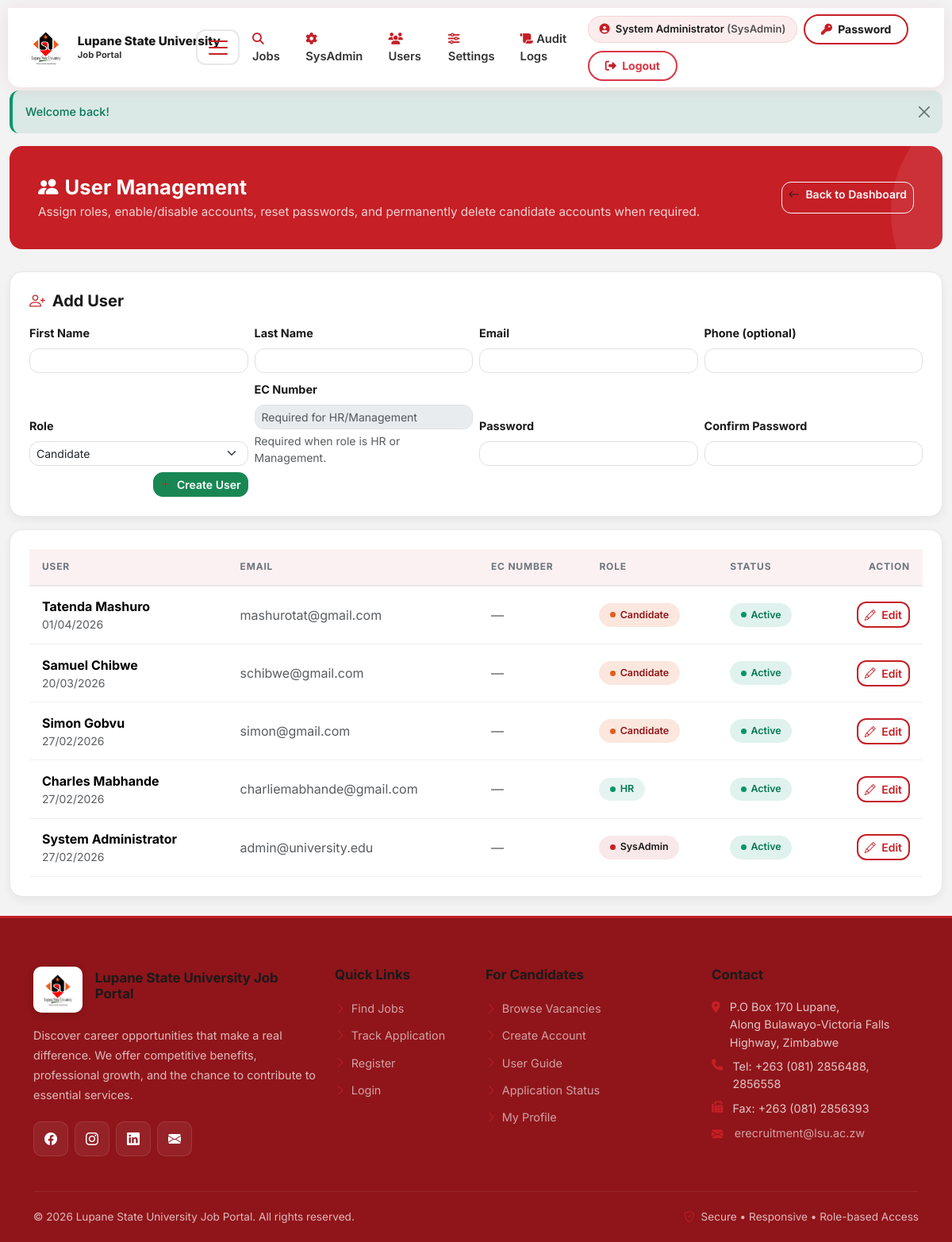
The page /admin/users.php (signed in) on the database as committed earlier.
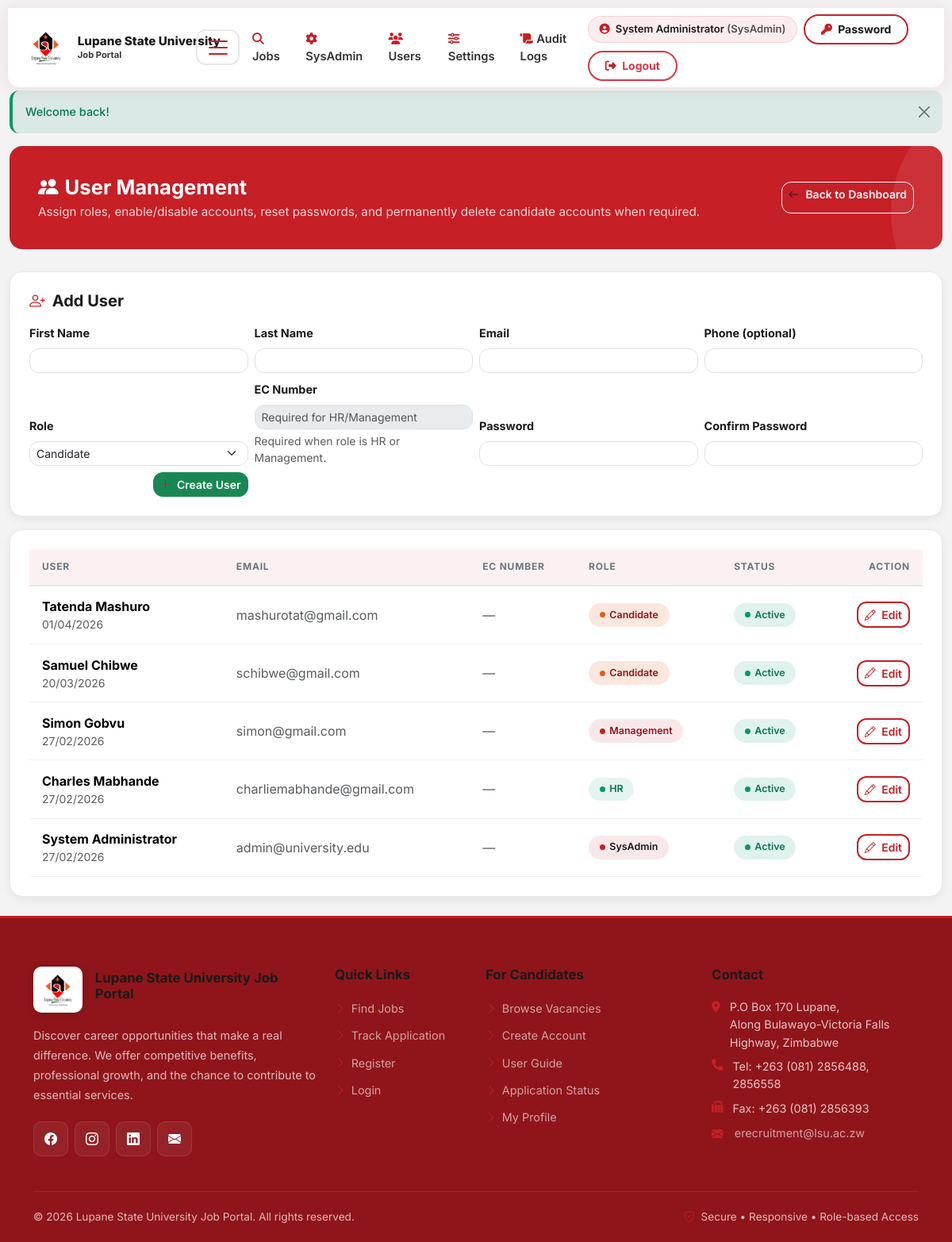
The same page on the database as committed later.
### tables this page shows
CREATE TABLE `users` (
  `user_id` int(11) NOT NULL,
  `email` varchar(255) NOT NULL,
  `password` varchar(255) NOT NULL,
  `role_id` int(11) NOT NULL DEFAULT 1,
  `first_name` varchar(100) NOT NULL,
  `last_name` varchar(100) NOT NULL,
  `phone` varchar(20) DEFAULT NULL,
  `is_active` tinyint(1) NOT NULL DEFAULT 1,
  `email_verified` tinyint(1) NOT NULL DEFAULT 0,
  `verification_token` varchar(255) DEFAULT NULL,
  `reset_token` varchar(255) DEFAULT NULL,
  `reset_token_expiry` datetime DEFAULT NULL,
  `last_login` datetime DEFAULT NULL,
  `created_at` timestamp NOT NULL DEFAULT current_timestamp(),
  `updated_at` timestamp NOT NULL DEFAULT current_timestamp() ON UPDATE current_timestamp()
);

CREATE TABLE `roles` (
  `role_id` int(11) NOT NULL,
  `role_name` varchar(50) NOT NULL,
  `permissions` text DEFAULT NULL COMMENT 'JSON permissions',
  `created_at` timestamp NOT NULL DEFAULT current_timestamp()
);

### includes/security.php (called while the page is built, shortened)
<?php
function escape($string) {
    return htmlspecialchars($string, ENT_QUOTES, 'UTF-8');
}

### includes/functions.php (called while the page is built, shortened)
<?php
function formatDateDisplay($date) {
    try {
        return (new DateTime($date))->format('d/m/Y');
    } catch (Exception $e) {
        return '';
    }
}

### admin/users.php (the view, shortened to what the changed rows need)
<?php
$db = getDBConnection();
$users = $db->query("
    SELECT u.user_id, u.email, u.first_name, u.last_name, u.phone, u.ec_number, u.is_active, u.role_id, r.role_name, u.created_at
    FROM users u
    JOIN roles r ON u.role_id = r.role_id
    ORDER BY u.created_at DESC
    LIMIT 300
")->fetchAll();
require_once BASE_PATH . '/includes/header.php';
?>
<div class="page-header d-flex flex-column flex-md-row justify-content-between align-items-md-center gap-3">
    <div>
        <h1><i class="bi bi-people-fill me-2"></i>User Management</h1>
    </div>
</div>
<div class="card animate-in">
    <div class="card-body">
        <div class="table-responsive">
            <table class="table mb-0">
                <thead>
                    <tr>
                        <th>User</th>
                        <th>Email</th>
                        <th>EC Number</th>
                        <th>Role</th>
                        <th>Status</th>
                        <th class="text-end">Action</th>
                    </tr>
                </thead>
                <tbody>
                    <?php foreach ($users as $u): ?>
                        <tr>
                            <td>
                                <div class="fw-bold"><?php echo escape($u['first_name'] . ' ' . $u['last_name']); ?></div>
                                <div class="small text-muted"><?php echo escape(formatDateDisplay($u['created_at'])); ?></div>
                            </td>
                            <td class="text-muted"><?php echo escape($u['email']); ?></td>
                            <td class="text-muted"><?php echo escape(trim((string)($u['ec_number'] ?? '')) !== '' ? (string)$u['ec_number'] : '—'); ?></td>
                            <td>
                                <?php
                                $roleBadges = ['Candidate' => 'status-under-review', 'HR' => 'status-shortlisted', 'Management' => 'status-interview', 'SysAdmin' => 'status-offer'];
                                $cls = $roleBadges[$u['role_name']] ?? 'status-pending';
                                ?>
                                <span class="status-badge <?php echo $cls; ?>"><?php echo escape($u['role_name']); ?></span>
                            </td>
                            <td>
                                <?php if ((int)$u['is_active'] === 1): ?>
                                    <span class="status-badge status-active">Active</span>
                                <?php else: ?>
                                    <span class="status-badge status-rejected">Disabled</span>
                                <?php endif; ?>
                            </td>
                            <td class="text-end">
                                <button class="btn btn-sm btn-outline-primary" type="button" data-bs-toggle="collapse" data-bs-target="#e<?php echo (int)$u['user_id']; ?>">
                                    <i class="bi bi-pencil me-1"></i> Edit
                                </button>
                            </td>
                        </tr>
                    <?php endforeach; ?>
                </tbody>
            </table>
        </div>
    </div>
</div>
<?php require_once BASE_PATH . '/includes/footer.php'; ?>

Rows that differ between the two databases and show on the page:
changed users "Simon Gobvu": role_id 1 → 3 (drawn); role.role_name "Candidate" → "Management"
